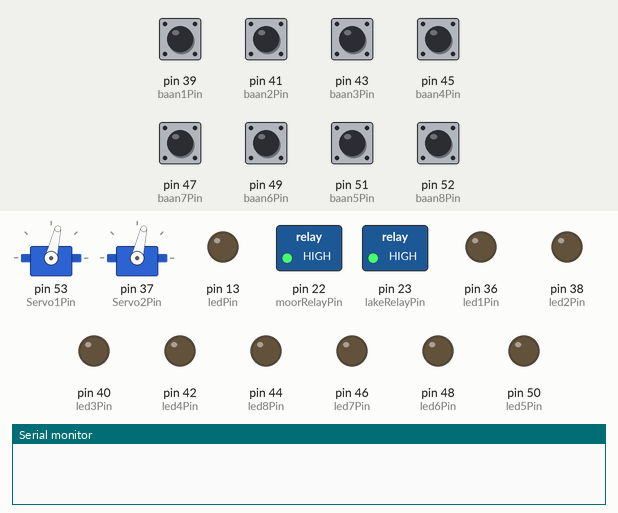
This sketch was run on a simulated Arduino Mega 2560, built with avr-gcc and run on an emulated ATmega2560. On the bench: 2 × servo, switched loads named in the sketch (green lamp = pin HIGH), output pins drawn as LEDs (lit = HIGH), the last lines printed to the serial monitor. Wiring (inferred from the names in the program): 2 × servo: signal pin 37 / signal pin 53. The test bench sets the inputs (shaded band); at power-on: pin 39 (baan1Pin), pin 41 (baan2Pin), pin 43 (baan3Pin), pin 45 (baan4Pin), pin 47 (baan7Pin), pin 49 (baan6Pin), pin 51 (baan5Pin), pin 52 (baan8Pin) HIGH. Servo pulses on a pin are drawn as a servo (544–2400 µs = 0–180°); pins used as bus, display or sensor lines are not drawn.

Above: at 15.0 s.
15.1 s: pin 39 (baan1Pin) pulled LOW for 0.15 s
At 15.8 s:
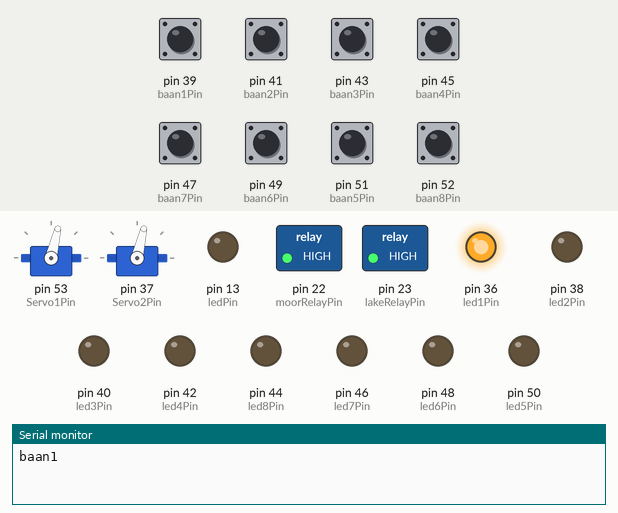
16.7 s: pin 47 (baan7Pin) pulled LOW for 0.15 s
At 17.9 s:
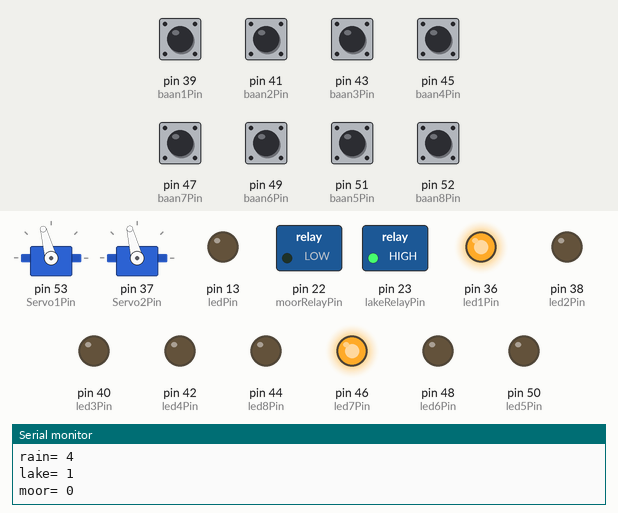
At 22.2 s:
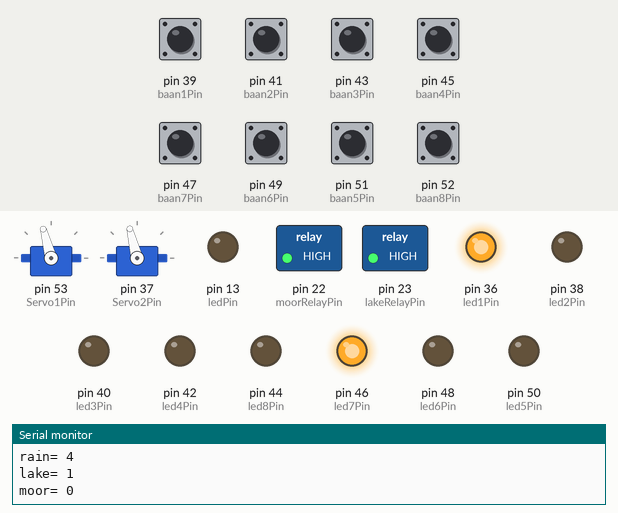
Timing chart, 0 to 28.8 s (numbered marks = the images above; inputs shaded):
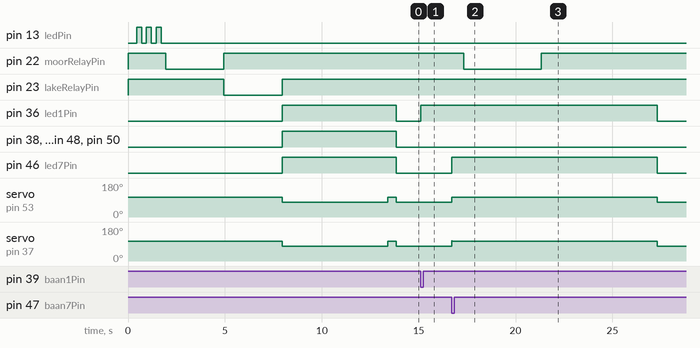

Measured:
- after the input at 15.1 s, pin 36 (led1Pin): LOW → HIGH at once
- after the input at 16.7 s, pin 22 (moorRelayPin): HIGH → LOW after 0.62 s, → HIGH 4.0 s later; pin 36 (led1Pin): HIGH → LOW after 10.6 s; pin 46 (led7Pin): LOW → HIGH at once, → LOW 10.6 s later; servo on pin 53 (Servo1Pin): 77° → 105° at once, → 77° 10.6 s later; servo on pin 37 (Servo2Pin): 77° → 104° at once, → 77° 10.6 s later

The sketch:

galton_board_november_2016-V02.1.ino
```cpp
// (licence header left out)
#define ledPin 13

#define led8Pin 44 // leds gb1 = rain
#define led7Pin 46
#define led6Pin 48
#define led5Pin 50
#define led4Pin 42 // leds gb2 = location
#define led3Pin 40
#define led2Pin 38
#define led1Pin 36

#define Servo1Pin 53 // gb1 servo
#define Servo2Pin 37 // gb2 servo

//
// Now (check): no rain, lake, moor, both; must become lake, both, moor, no rain so switch numbers accordingly for baan/lane. Change stickers/names accordingly.
// No need to change ledxPin
// Not clear yet whether this is the right change to probability
//
#define baan1Pin 39 // ir detectors gb2 = location
#define baan2Pin 41
#define baan3Pin 43
#define baan4Pin 45
#define baan5Pin 51 // ir detectors gb1 = rain
#define baan6Pin 49
#define baan7Pin 47
#define baan8Pin 52 // niet op volgorde ivm aansluiting foutje (NC omgewisseld )

#define moorRelayPin 22 // relais 1 moor
#define lakeRelayPin 23 // relais 2 lake

// variables will change:

int rain1Time=1;// rain time in seconds for slot 1, 2, 3, 4
int rain2Time=2;
int rain3Time=4;
int rain4Time=9; // was 8
int pumpCycleTime=10; // was 8 totale tijd vd pompcyclus in seconds

int baan1State = 0;
int baan2State = 0;
int baan3State = 0;
int baan4State = 0;
int baan5State = 0;
int baan6State = 0;
int baan7State = 0;
int baan8State = 0;

int inrolHoek=104;    //servo:  109 (inrol positie) en  79 (uitrolpositie) zijn goede waarden voor beide borden
int uitrolHoek = 77;
int detectieBordEen=0;
int detectieBordTwee=0;

int tellerEen=0; //voor de statistiek
int tellerTwee=0;
int tellerDrie=0;
int tellerVier=0;
int tellerVijf=0;
int tellerZes=0;
int tellerZeven=0;
int tellerAcht=0;

int totaalRun=1; // begin bij 1
int percentage;

int rain=0; // bepaalt pomp duur 1, 2, 4, 8 tijdeenheden
int moor=1; // bepaalt pomp locatie: m0or of lake
int lake=1;
int pompDuur=0;
int wachtTijd=0;

void setup()
{
  //pomp uit
  digitalWrite(moorRelayPin, HIGH); // zet pompen  uit
  digitalWrite(lakeRelayPin, HIGH);

  pinMode(led1Pin, OUTPUT); // nog aanzetten
  pinMode(led2Pin, OUTPUT);
  pinMode(led3Pin, OUTPUT);
  pinMode(led4Pin, OUTPUT);
  pinMode(led5Pin, OUTPUT);
  pinMode(led6Pin, OUTPUT);
  pinMode(led7Pin, OUTPUT);
  pinMode(led8Pin, OUTPUT);
  pinMode(ledPin, OUTPUT);
  pinMode(moorRelayPin, OUTPUT);
  pinMode(lakeRelayPin, OUTPUT);

  digitalWrite(baan1Pin, HIGH); // nog aanzetten. turn on the pullup
  digitalWrite(baan2Pin, HIGH);
  digitalWrite(baan3Pin, HIGH);
  digitalWrite(baan4Pin, HIGH);
  digitalWrite(baan5Pin, HIGH); // turn on the pullup
  digitalWrite(baan6Pin, HIGH);
  digitalWrite(baan7Pin, HIGH);
  digitalWrite(baan8Pin, HIGH);

  Serial.begin(9600);

   draaiServo(inrolHoek); // laden kogel in wiel

  // testen van  leds, pompen, servo
  pomptest (); // led 13 knippert, daarna pompen allebei even aan (3 sec)
  ledsAan(); // led test. alle leds moeten branden
  draaiServo(uitrolHoek); //test bij opstarten, eerste kogel valt
  delay(5000); //voldoende lang om kogel langs sensor te laten rollen zonder detectie te triggeren
  draaiServo(inrolHoek); // als je deze uitzet wacht programma tot je zelf de eerste kogel er in gooit

  ledsUit();

}

// Main Program arduino looks for first for setup (all definitions, priming to get ready) and then loop
void loop(){

draaiServo(uitrolHoek); // kogel valt uit wiel (ongeveer 0.5 sec voor dit commando nodig. kogel is dan nog ruim boven detectors

//while (detectieBordEen==0)// nog aanvullen met detectiepoort twee or boolean - scannen poorten. dit is een snelle loop en kort genoeg om detectie te garanderen
while (detectieBordEen==0 || detectieBordTwee==0) // er wordt gescand tot beide detecties plaats hebben gevonden en indicators hoog zijn. als twee borden aan zijn gesloten nodig
    {
      baan1State = digitalRead(baan1Pin); // gb2, low = straal onderbroken = detectie
      baan2State = digitalRead(baan2Pin);
      baan3State = digitalRead(baan3Pin);
      baan4State = digitalRead(baan4Pin);
      baan5State = digitalRead(baan5Pin); // gb 1, low = straal onderbroken = detectie
      baan6State = digitalRead(baan6Pin);
      baan7State = digitalRead(baan7Pin);
      baan8State = digitalRead(baan8Pin);


      // boolean && om te voorkomen dat evt twee kogeltjes twee keer triggeren. alleen eerste kogel verandert waarden
      // Here you can make a change
      if (baan1State == LOW && detectieBordTwee==0) {detectieBordTwee=1; digitalWrite(led1Pin, HIGH); Serial.println("baan1 "); tellerEen+=1;  moor = 0; lake = 1;} // locatiefunctie
      if (baan2State == LOW && detectieBordTwee==0) {detectieBordTwee=1; digitalWrite(led2Pin, HIGH); Serial.println("baan2 "); tellerTwee+=1; moor = 1; lake = 1;}
      if (baan3State == LOW && detectieBordTwee==0) {detectieBordTwee=1; digitalWrite(led3Pin, HIGH); Serial.println("baan3 "); tellerDrie+=1; moor = 1; lake = 0;}
      if (baan4State == LOW && detectieBordTwee==0) {detectieBordTwee=1; digitalWrite(led4Pin, HIGH); Serial.println("baan4 "); tellerVier+=1; moor = 0, lake = 0;}

      if (baan5State == LOW && detectieBordEen==0) {detectieBordEen=1; digitalWrite(led5Pin, HIGH); Serial.println("baan5 "); tellerVijf+=1;  rain=rain1Time;}// regenfunctie.
      if (baan6State == LOW && detectieBordEen==0) {detectieBordEen=1; digitalWrite(led6Pin, HIGH); Serial.println("baan6 "); tellerZes+=1;   rain=rain2Time;}
      if (baan7State == LOW && detectieBordEen==0) {detectieBordEen=1; digitalWrite(led7Pin, HIGH); Serial.println("baan7 "); tellerZeven+=1; rain=rain3Time;}
      if (baan8State == LOW && detectieBordEen==0) {detectieBordEen=1; digitalWrite(led8Pin, HIGH); Serial.println("baan8 "); tellerAcht+=1;  rain=rain4Time;}
    }

 draaiServo(inrolHoek); // kogel klaarleggen

 statistiek(); // statistiek naar seriele monitor schrijven. voor calibratie en controle

 pompFunctie(rain,pumpCycleTime,lake,moor);
  //delay(1700); // wachttijd als pompfunctie niet aan staat
 ledsUit(); // doe alle leds uit
 detectieBordEen=0; // herstart de valcyclus
 detectieBordTwee=0;

  }

  // hieronder de functions pomptest, pompFunctie, statistiek, ledsAan, ledsUit, draaiServo

 void  pomptest (){
  // -----
  // zorgt voor korte test bij opstarten: pompen gaan na elkaar 3 sec aan. led 13 knippert 3x voor het pompen begint
  // -----
  digitalWrite(lakeRelayPin, HIGH);
  digitalWrite(moorRelayPin, HIGH);
  digitalWrite(ledPin, HIGH);// led knippert drie keer
  delay(250);
  digitalWrite(ledPin, LOW);
  delay(250);
  digitalWrite(ledPin, HIGH);
  delay(250);
  digitalWrite(ledPin, LOW);
  delay(250);
  digitalWrite(ledPin, HIGH);
  delay(250);
  digitalWrite(ledPin, LOW);
  delay(250);
  digitalWrite(moorRelayPin, LOW); //zet moor pomp aan (low = aan)
  delay (3000);
  digitalWrite(moorRelayPin, HIGH);
  digitalWrite(lakeRelayPin, LOW); //zet lakepomp aan (low = aan)
  delay(3000);
  digitalWrite(lakeRelayPin, HIGH);

 }


void pompFunctie(int rain, int pumpCcycleTime, int moor, int lake){
    // -----
    // bepaalt welke pomp aan gaat en hoe lang
    // -----
  if (moor == 1) digitalWrite(moorRelayPin, LOW); // zet pomp aan (low = aan) switch on when low
  if (lake == 1) digitalWrite(lakeRelayPin, LOW);
  pompDuur = rain* 1000; //msec
  delay(pompDuur);

  digitalWrite(moorRelayPin, HIGH); // zet pompen weer uit en wacht
  digitalWrite(lakeRelayPin, HIGH);

  wachtTijd = pumpCycleTime*1000-pompDuur; // resttijd in cyclus , msec
  if (wachtTijd>0) delay(wachtTijd); // alleen positieve wachttijden voor delay


 }

void statistiek(){
    // -----
    // stuurt gegevens over passage door: welke baan en percentage van totaal en houdt aantal runs bij.
    // geeft daaruit volgende status voor pomp (moor, lake, rain door)
    // -----
   Serial.print("runnr:  ");
   Serial.println(totaalRun);
    // statistieken

   Serial.print("baan1 "); //gb2
   Serial.print(tellerEen);
   Serial.print(" percentage ");
   percentage = 100*tellerEen/totaalRun;
   Serial.println(percentage);

   Serial.print("baan2 ");
   Serial.print(tellerTwee);
   Serial.print(" percentage ");
   percentage = 100*tellerTwee/totaalRun;
   Serial.println(percentage);

   Serial.print("baan3 ");
   Serial.print(tellerDrie);
   Serial.print(" percentage ");
   percentage = 100*tellerDrie/totaalRun;
   Serial.println(percentage);

   Serial.print("baan4 ");
   Serial.print(tellerVier);
   Serial.print(" percentage ");
   percentage = 100*tellerVier/totaalRun;
   Serial.println(percentage);

   Serial.print("baan5 "); //gb1
   Serial.print(tellerVijf);
   Serial.print(" percentage ");
   percentage = 100*tellerVijf/totaalRun;
   Serial.println(percentage);

   Serial.print("baan6 ");
   Serial.print(tellerZes);
   Serial.print(" percentage ");
   percentage = 100*tellerZes/totaalRun;
   Serial.println(percentage);

   Serial.print("baan7 ");
   Serial.print(tellerZeven);
   Serial.print(" percentage ");
   percentage = 100*tellerZeven/totaalRun;
   Serial.println(percentage);

   Serial.print("baan8 ");
   Serial.print(tellerAcht);
   Serial.print(" percentage ");
   percentage = 100*tellerAcht/totaalRun;
   Serial.println(percentage);

   Serial.println("----- ");

   totaalRun+=1; // totaal aantal runs

   Serial.print("rain= "); // voor debuggen
   Serial.println(rain);
   Serial.print("lake= ");
   Serial.println(lake);
   Serial.print("moor= ");
   Serial.println(moor);
}

void ledsAan(){
   // -----
   // zet alle leds aan op de galton boards
   // -----
  digitalWrite(led5Pin, HIGH); //alle leds aan voor test
  digitalWrite(led6Pin, HIGH);
  digitalWrite(led7Pin, HIGH);
  digitalWrite(led8Pin, HIGH);

  digitalWrite(led1Pin, HIGH);
  digitalWrite(led2Pin, HIGH);
  digitalWrite(led3Pin, HIGH);
  digitalWrite(led4Pin, HIGH);

}

void ledsUit(){
    // -----
    // zet alle leds uit op de galton boards
    // -----
  digitalWrite(led5Pin, LOW); // doof alle leds
  digitalWrite(led6Pin, LOW);
  digitalWrite(led7Pin, LOW);
  digitalWrite(led8Pin, LOW);
  digitalWrite(led1Pin, LOW);
  digitalWrite(led2Pin, LOW);
  digitalWrite(led3Pin, LOW);
  digitalWrite(led4Pin, LOW);
  }

void draaiServo(int draaiHoek)
{
  // ---
  // laat servo's naar begin en eindhoek draaien om het kogeltje in de baan te brengen. servo's 1 en 2 worden identiek aangestuurd
  // functie laat de servo een aantal keer draaien in de richting van de gewenste hoek. dit is nodig omdat per keer slechts een kleine verdraaing wordt uitgevoerd.
  // als je dit 25 x doet dan is de volledige draai (180 graden ) gemaakt. 30 graden ongeveer in 15x
  //-----
    int count=0; // teller voor het aantal herhalingen
    int pulsLengte; //waarden pulslengte: tussen 500 en 2500. 1500 is middenstand / neutraal

    pulsLengte=map(draaiHoek,0,180,500,2500); // zet hoek in graden om naar pulslengtre voor de servo. hoek afhankelijk van servo. meestal tussen 0 en 180

    while (count<16)
    {
      count+=1;

      // commando blijven schrijven naar servopin voor verdraaien, dit moet herhaald worden anders stopt servo voordat eindstand bereikt is (geen geheugen in servo)
      // ongeveer 15 keer moet genoeg zijn. kan korter bij kleine hoekverschillen. tijdsduur ongeveer 0.5 sec bij count 15
      // Update Onno 06-01-2018: first did servo1 and then servo2 to ease power usage

      pinMode(Servo1Pin, OUTPUT);      // bepaal dat ServoPin output pin is
      digitalWrite(Servo1Pin, HIGH);   // start puls
      delayMicroseconds(pulsLengte);   // pulslengte bepaalt eindpositie (goal)
      digitalWrite(Servo1Pin, LOW);    // beeindig puls
      pinMode(Servo2Pin, OUTPUT);
      digitalWrite(Servo2Pin, HIGH);
      delayMicroseconds(pulsLengte);   // pulslengte bepaalt eindpositie (goal)
      digitalWrite(Servo2Pin, LOW);
      delay(25); // deze tijd niet veranderen ivm goed functioneren van de servo
    }
    count=0; // reset counter
}
```
